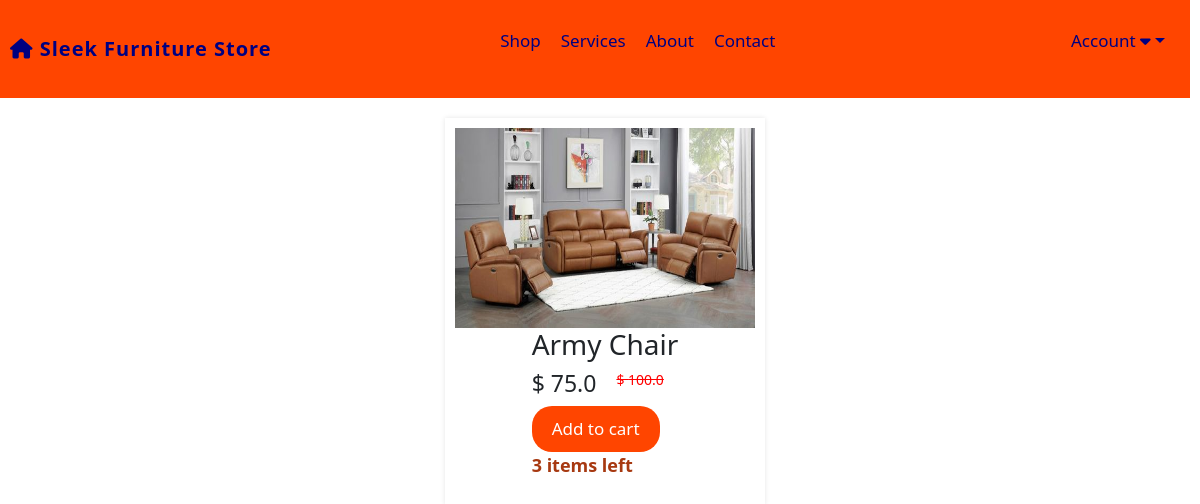
Page /product/1 on the committed database.
### website/models.py (models this page shows, shortened)
class Product(db.Model):
    id = db.Column(db.Integer, primary_key=True)
    product_name = db.Column(db.String(100), nullable=False)
    current_price = db.Column(db.Float, nullable=False)
    previous_price = db.Column(db.Float, nullable=False)
    in_stock = db.Column(db.Integer, nullable=False)
    product_picture = db.Column(db.String(1000), nullable=False)
    flash_sale = db.Column(db.Boolean, default=False)
    date_added = db.Column(db.DateTime(), default=datetime.utcnow)
    carts = db.relationship('Cart', backref='product', cascade='all, delete-orphan')
    orders = db.relationship('Order', backref='product', cascade='all, delete-orphan')

### website/views.py (the view)
@views.route('/product/<int:item_id>', methods=['GET'])
def product(item_id):
    item = Product.query.get(item_id)
    return render_template('product.html', item=item, cart=Cart.query.filter_by(customer_link=current_user.id).all()
                           if current_user.is_authenticated else [])

### website/templates/product.html (shortened to what this page needs)
{% extends 'base.html' %}
{% block content %}
<div class="homediv-container">
    <div class="home-products">
        <div class="product">
            <img class="displayimg" src="/media/leatherrecliner.jpg" alt="">
            <div class="product-details">
                <h3>{{ item.product_name }}</h3>
                <div class="price">
                    <h5>$ {{ item.current_price }}</h5>
                    <strike><p>$ {{ item.previous_price }}</p></strike>
                </div>
                <div class="actions">
                    <button><a href="/add-to-cart/{{ item.id }}">Add to cart</a></button>
                    <p style="color: rgb(167, 57, 17); font-weight: 600; font-size: 18px;">{{ item.in_stock }} items left</p>
                </div>
            </div>
        </div>
    </div>
</div>
{% endblock %}

### website/static/css/navigation.css (style rules this page uses)
body { font-family: 'Arial', sans-serif; margin: 0; padding: 0; background: #eaeaea; }
.displayimg { height: 202px; width: 180px; max-width: 100%; }

### website/static/css/home.css (style rules this page uses)
.homediv-container { display: flex; flex-wrap: wrap; gap: 20px; justify-content: center; }
.home-products { margin-top: 20px; margin-left: 10px; padding: 10px; align-items: center; box-shadow: 0 0 5px rgba(0, 0, 0, 0.1); }
.product { display: flex; flex-direction: column; width: 300px; align-items: center; }
.product img { max-width: 100%; width: 100%; height: 200px; }
.product-details { flex: 1; }
.product-details h3 { font-size: 28px; }
.price { display: flex; align-items: center; }
.price h5 { margin-right: 20px; font-size: 23px; }
.price strike { font-size: 14px; color: red; }
.actions a { text-decoration: none; }
.actions button { color: #fff; background-color: orangered; padding: 10px 20px; font-size: 17px; border: none; border-radius: 20px; }
.actions button a { color: #fff; }

### rows in the picture
Product: product_name "Army Chair", current_price "75.0", previous_price "100.0", in_stock "3"
